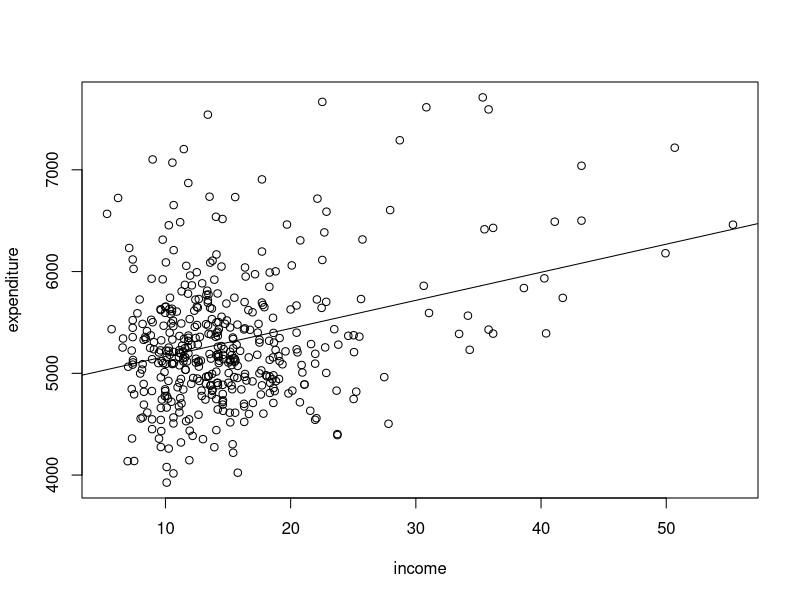

This chart was generated by the following R code:

library(AER) #Package for Applied Econometrics Textbook

data("CASchools") #Puts dataset into Global Environment

mod1=lm(expenditure~income, data=CASchools)

plot(expenditure~income,data=CASchools)
abline(mod1)
